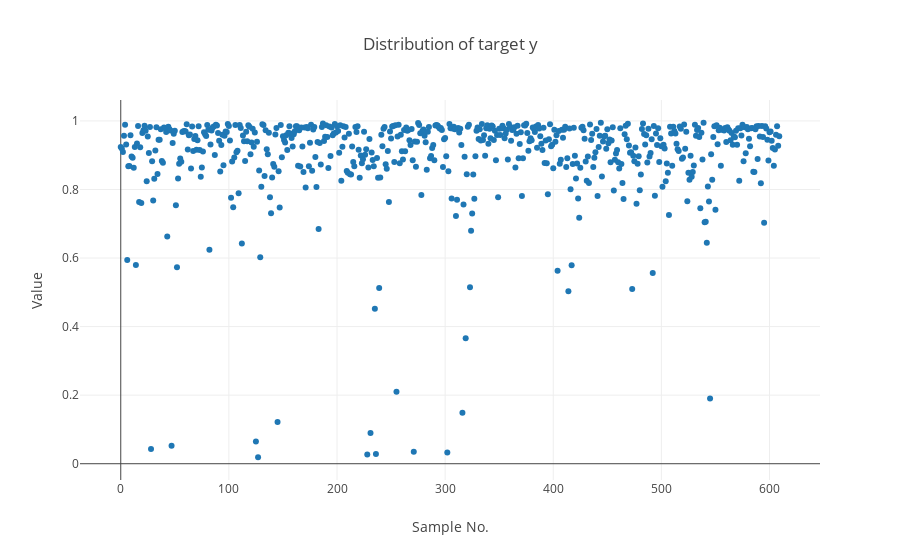

Source (notebook cell):
### Markdown cell above
##  drug TL-1-85

### Code cell
X, y = rna_TL_85.iloc[:, :-1].values, rna_TL_85.iloc[:, -1].values
data1 = go.Scatter(
        y = y,
        mode = "markers",
        name = "y_ture",
)

layout = dict(
    xaxis=dict(
        title='Sample No.'
    ),
    yaxis=dict(
        title='Value'
    ),
    title="Distribution of target y"
    
)
fig = go.Figure(data=[data1], layout=layout)
iplot(fig)

# To show plot, paste the link to this GitHub notebook into http://nbviewer.jupyter.org/

### Figure 1 — Plotly figure (JSON) as saved in the notebook; plotly's stock layout.template omitted (floating-point values rounded to 4 significant figures; data arrays with more than 128 entries replaced by an {"elided": "..."} marker saying what was removed)
{"data": [{"mode": "markers", "name": "y_ture", "type": "scatter", "uid": "a7fe6751-2805-11e9-a91d-4a0002d544a0", "y": {"elided": "610 float values"}}], "layout": {"title": "Distribution of target y", "xaxis": {"title": "Sample No."}, "yaxis": {"title": "Value"}}}
